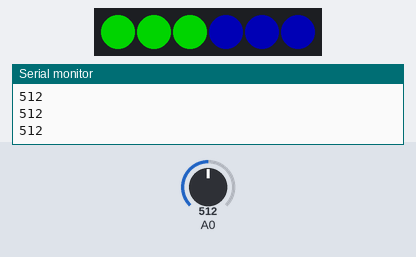
The sketch below on a simulated Arduino Uno, built with avr-gcc and run on an emulated ATmega328P. On the bench: 6 RGB LEDs in strip order, left to right, the last lines printed to the serial monitor. Inputs (shaded band) come from the test bench; at power-on: A0 = 512. Dim RGB values are drawn brighter than linear.

Above: at 1.2 s.
1.3 s: A0 set to 0
At 2.2 s:
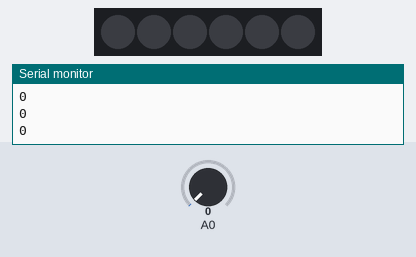
2.8 s: A0 set to 122
At 4.0 s:
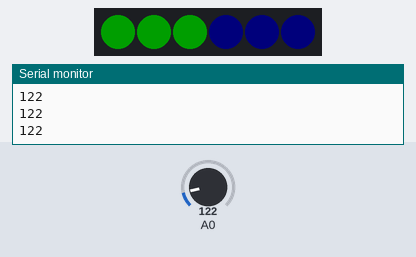
4.3 s: A0 set to 306
At 5.6 s:
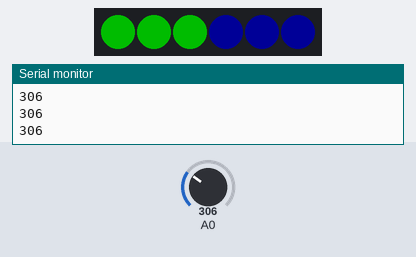
Timing chart, 0 to 7.3 s (numbered marks = the images above; inputs shaded):
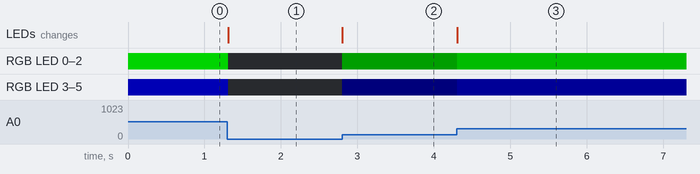

The sketch:

InfraRed_to_Led_V1.ino
```cpp
#include <Adafruit_NeoPixel.h>
#define PIN 6


Adafruit_NeoPixel strip = Adafruit_NeoPixel(6, PIN, NEO_GRB + NEO_KHZ800);

// IMPORTANT: To reduce NeoPixel burnout risk, add 1000 uF capacitor across
// pixel power leads, add 300 - 500 Ohm resistor on first pixel's data input
// and minimize distance between Arduino and first pixel.  Avoid connecting
// on a live circuit...if you must, connect GND first.

byte ledPositions[3][2] = {
  {0, 5},
  {1, 4},
  {2, 3},
};

void setup() {
  Serial.begin(115200);
  strip.begin();
  strip.show(); // Initialize all pixels to 'off'
}

void loop() {

  Serial.println(analogRead(0)); //0-1023
  int j = analogRead(0) /4 ;// if you're outside deviding it by four will make the difference very small ( /4

  for (int i = 0; i < 3; i++)
  {
    strip.setPixelColor(ledPositions[i][0], strip.Color(0, j, 0)); /*fellheid liniaire toename*/
  }

  for (int i = 0; i < 3; i++)
  {
    strip.setPixelColor(ledPositions[i][1], strip.Color(0, 0, j * j / 256));/* fellheid exponentiele toename (wordt opgevat als liniaire toename)*/
  }
  strip.show();
  delay(10);

}
```

Measured:
- after the input at 1.3 s, RGB LED 0–2: RGB(0, 128, 0) → off at once; RGB LED 3–5: RGB(0, 0, 64) → off at once; the LEDs: change at once (image 1)
- after the input at 2.8 s, RGB LED 0–2: off → RGB(0, 30, 0) at once; RGB LED 3–5: off → RGB(0, 0, 3) at once; the LEDs: change at once (image 2)
- after the input at 4.3 s, RGB LED 0–2: RGB(0, 30, 0) → RGB(0, 76, 0) at once; RGB LED 3–5: RGB(0, 0, 3) → RGB(0, 0, 22) at once; the LEDs: change at once (image 3)
